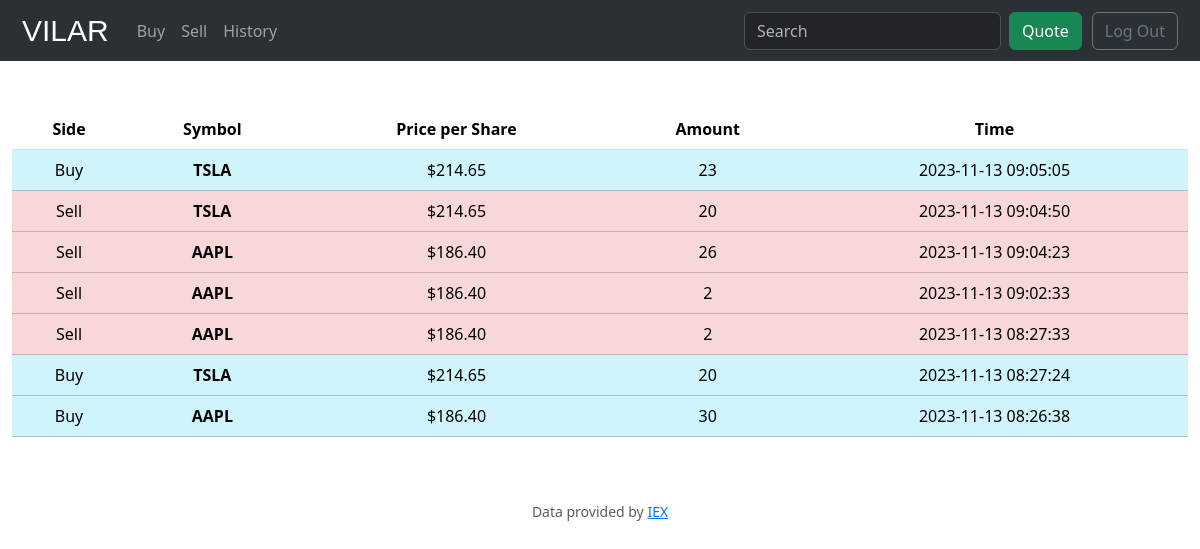
The app's page /history (signed in) with its own data.
### app.py (models this page shows, shortened)
class History(db.Model):
      _id = db.Column(db.Integer, primary_key=True)
      side = db.Column(db.String)
      symbol = db.Column(db.String(50))
      price = db.Column(db.Float)
      amount = db.Column(db.Integer)
      time = db.Column(db.DateTime)
      user_id = db.Column(db.Integer)

### app.py (the view)
@app.route("/history")
@login_required
def history():
      db.session.commit()
      return render_template("history.html", history = History.query.filter_by(user_id=session["user_id"]).order_by(History.time.desc()))

### helpers.py (called while the page is built)
def thb(value):
    """
    #c.convert(from_country, to_country, amount)
    #currency exchange api:3c866d2732c59e2ea6883b7125c60ef4
    currency_api = "3c866d2732c59e2ea6883b7125c60ef4"
    url = str.__add__('http://data.fixer.io/api/latest?access_key=', currency_api)
    c = Currency_convertor(url)
    value = c.convert("USD","THB", value)
    """
    return f"${value:,.2f}"

def dtformat(time):
    time = str(time).split()
    time[1] = time[1].split(".")[0]
    return " ".join(time)

### templates/history.html (shortened to what this page needs)
{% extends "layout.html" %}
{% block main%}
    <table class="table">
        <thead>
            <tr>
                <th>Side</th>
                <th>Symbol</th>
                <th>Price per Share</th>
                <th>Amount</th>
                <th>Time</th>
            </tr>
        </thead>
        <tbody>
        {% for n in history %}
            {% if n["side"] == "Sell"%}
            <tr class="table-danger">
                <td>{{n["side"]}}</td>
                <td><b>{{n["symbol"]}}</b></td>
                <td>{{n["price"] | thb}}</td>
                <td>{{n["amount"]}}</td>
                <td>{{n["time"] | dt}}</td>
            </tr>
            {% else %}
            <tr class="table-info">
                <td>{{n["side"]}}</td>
                <td><b>{{n["symbol"]}}</b></td>
                <td>{{n["price"] | thb}}</td>
                <td>{{n["amount"]}}</td>
                <td>{{n["time"] | dt}}</td>
            </tr>
            {% endif %}
        {% endfor %}
        </tbody>
    </table>
{% endblock %}

### records on screen
History: side "Buy", symbol "TSLA", price|thb "$214.65", amount "23", time|dt "2023-11-13 09:05:05"
History: side "Sell", symbol "TSLA", price|thb "$214.65", amount "20", time|dt "2023-11-13 09:04:50"
History: side "Sell", symbol "AAPL", price|thb "$186.40", amount "26", time|dt "2023-11-13 09:04:23"
History: side "Sell", symbol "AAPL", price|thb "$186.40", amount "2", time|dt "2023-11-13 09:02:33"
History: side "Sell", symbol "AAPL", price|thb "$186.40", amount "2", time|dt "2023-11-13 08:27:33"
History: side "Buy", symbol "TSLA", price|thb "$214.65", amount "20", time|dt "2023-11-13 08:27:24"
History: side "Buy", symbol "AAPL", price|thb "$186.40", amount "30", time|dt "2023-11-13 08:26:38"
